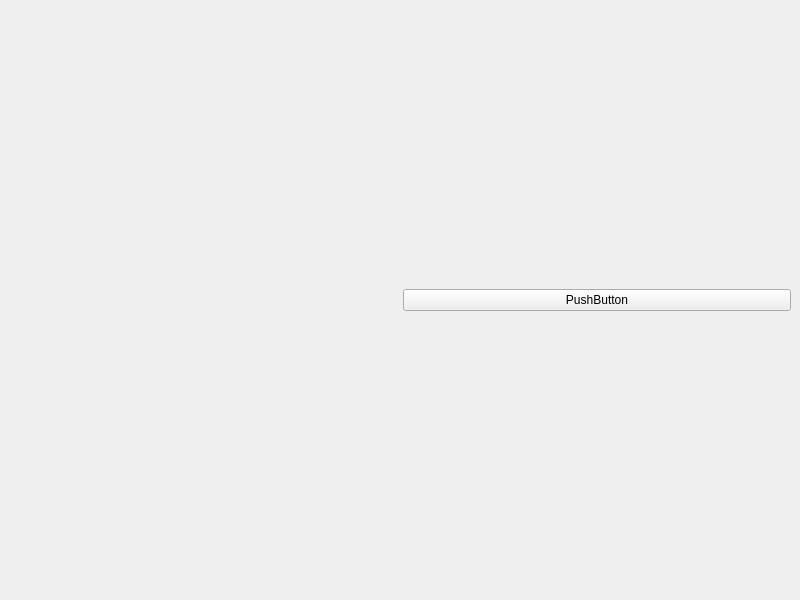
<?xml version="1.0" encoding="UTF-8"?>
<ui version="4.0">
 <class>MainWindow</class>
 <widget class="QMainWindow" name="MainWindow">
  <property name="geometry">
   <rect>
    <x>0</x>
    <y>0</y>
    <width>800</width>
    <height>600</height>
   </rect>
  </property>
  <property name="windowTitle">
   <string>MainWindow</string>
  </property>
  <widget class="QWidget" name="centralwidget">
   <layout class="QGridLayout" name="gridLayout">
    <item row="1" column="1">
     <widget class="QPushButton" name="pushButton">
      <property name="text">
       <string>PushButton</string>
      </property>
     </widget>
    </item>
    <item row="0" column="0" colspan="2">
     <layout class="QHBoxLayout" name="horizontalLayout"/>
    </item>
   </layout>
  </widget>
 </widget>
 <resources/>
 <connections/>
</ui>
